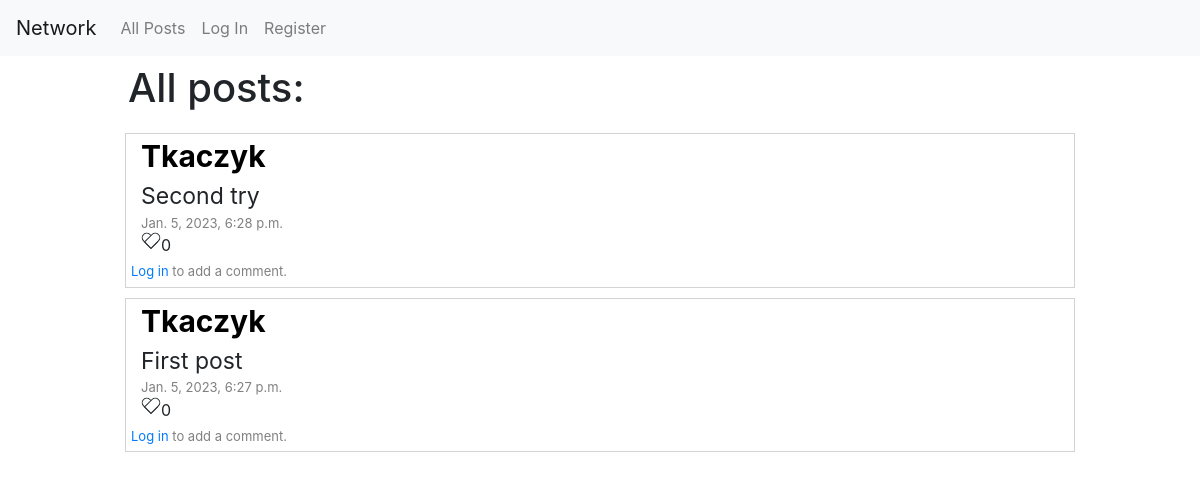
The app's page /, older data.
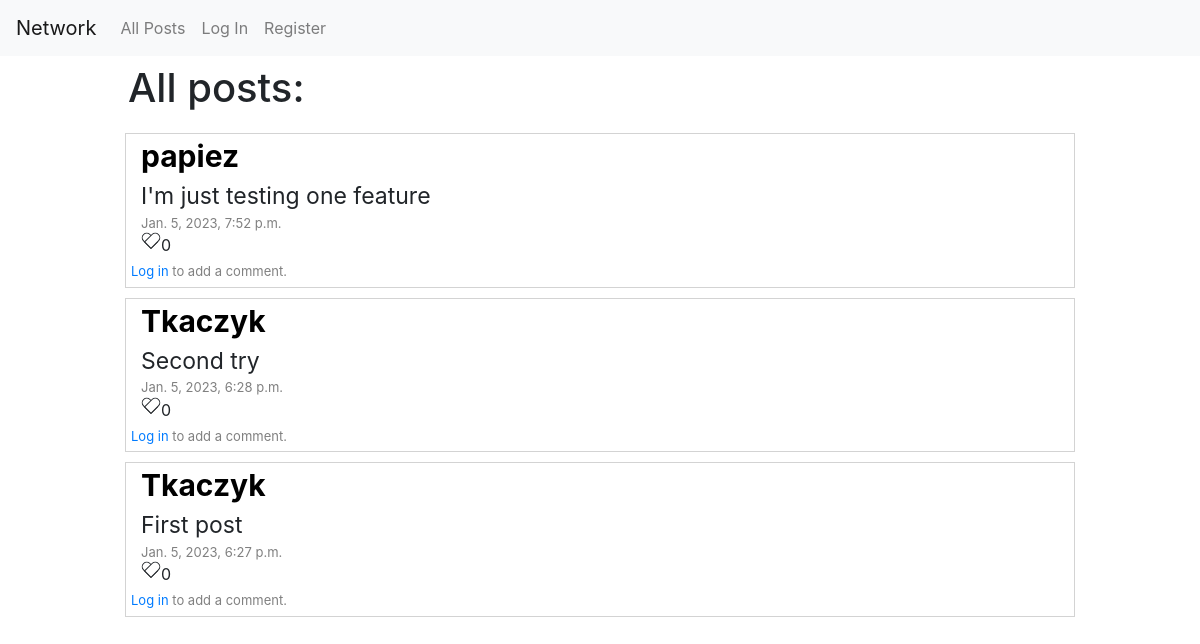
The same page, newer data.
### network/models.py (models this page shows)
class Post(models.Model):
    owner = models.ForeignKey(User, on_delete=models.CASCADE, related_name="post_owner", default=None)
    timestamp = models.DateTimeField(default=None)
    content = models.CharField(max_length=2500, default=None)
    likes = models.ManyToManyField(User, blank=True, related_name="likers")

class User(AbstractUser):
    followers = models.ManyToManyField("self", blank=True, related_name="followers")
    following = models.ManyToManyField("self", blank=True, related_name="following")

### network/views.py (the view)
# urls.py: path("", views.index, name="index"),
def index(request):
    posts = Post.objects.all().order_by('-timestamp')
    paginator = Paginator(posts, 10)
    page_number = request.GET.get('page')
    page_obj = paginator.get_page(page_number)
    return render(request, "network/index.html", {
        "posts": page_obj,
        "number": paginator.num_pages
    })

### network/templates/network/index.html (shortened to what this page needs)
{% extends "network/layout.html" %}
{% block body %}
    <div class="d-flex align-items-center flex-column">
        <div class="d-flex flex-column" id="posts_container">
            <div class="p-2">
                <h1>All posts:</h1>
            </div>
            {% if posts %}
                {% for post in posts %}
                    <div class="post">
                        <div id="post_author">
                            <a href="{% url 'profil' username=post.owner %}" style="color: black;"><strong>{{ post.owner }}</strong></a>
                        </div>
                        <div id="post_content">
                            {{ post.content }}
                        </div>
                        <div id="post_timestamp">
                            {{ post.timestamp }}
                        </div>
                        <div class="d-flex" id="post_likes">
                            <div id="heart"></div>{{ post.likes.count }}
                        </div>
                        {% if user.is_authenticated %}
                            <form method="POST" class="form-inline">
                                <input type="text" class="form-control" name="comment_content" placeholder="Add a comment..." style="width: 30%; margin: 10px;">
                                <button type="submit" class="btn btn-secondary">Comment</button>
                            </form>
                        {% else %}
                            <div id="post_timestamp" style="margin: 5px;">
                                <a href="{% url 'login' %}">Log in</a> to add a comment.
                            </div>
                        {% endif %}
                    </div>
                {% endfor %}
            {% endif %}
        </div>
    </div>
{% endblock %}

Row changes from the older to the newer data that the page shows:
added Post: owner "papiez", content "I'm just testing one feature", timestamp "Jan. 5, 2023, 7:52 p.m.", likes.count "0"
